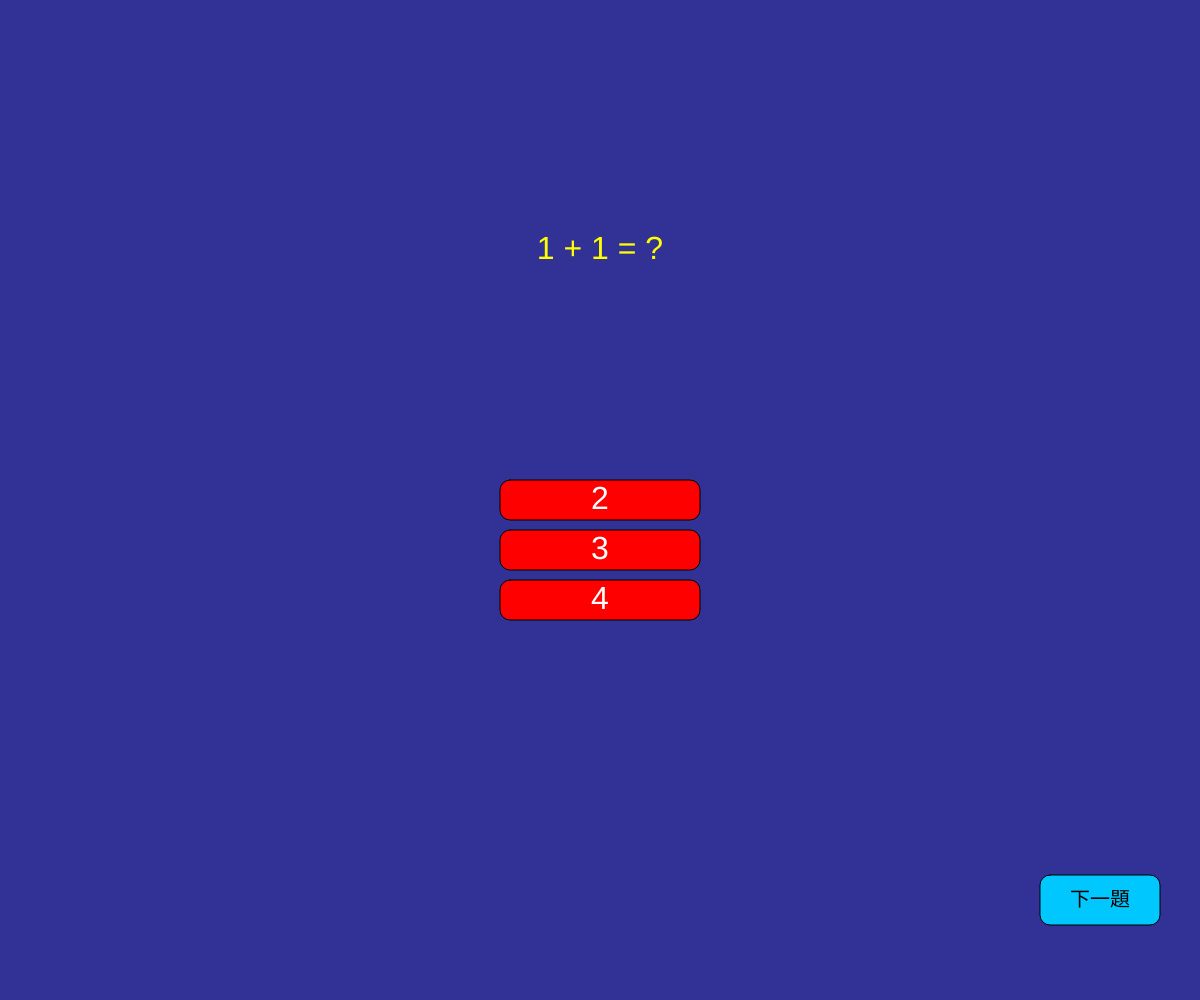
Frame 1 (no input)
Frame 60 (no input): identical to frame 1, image omitted
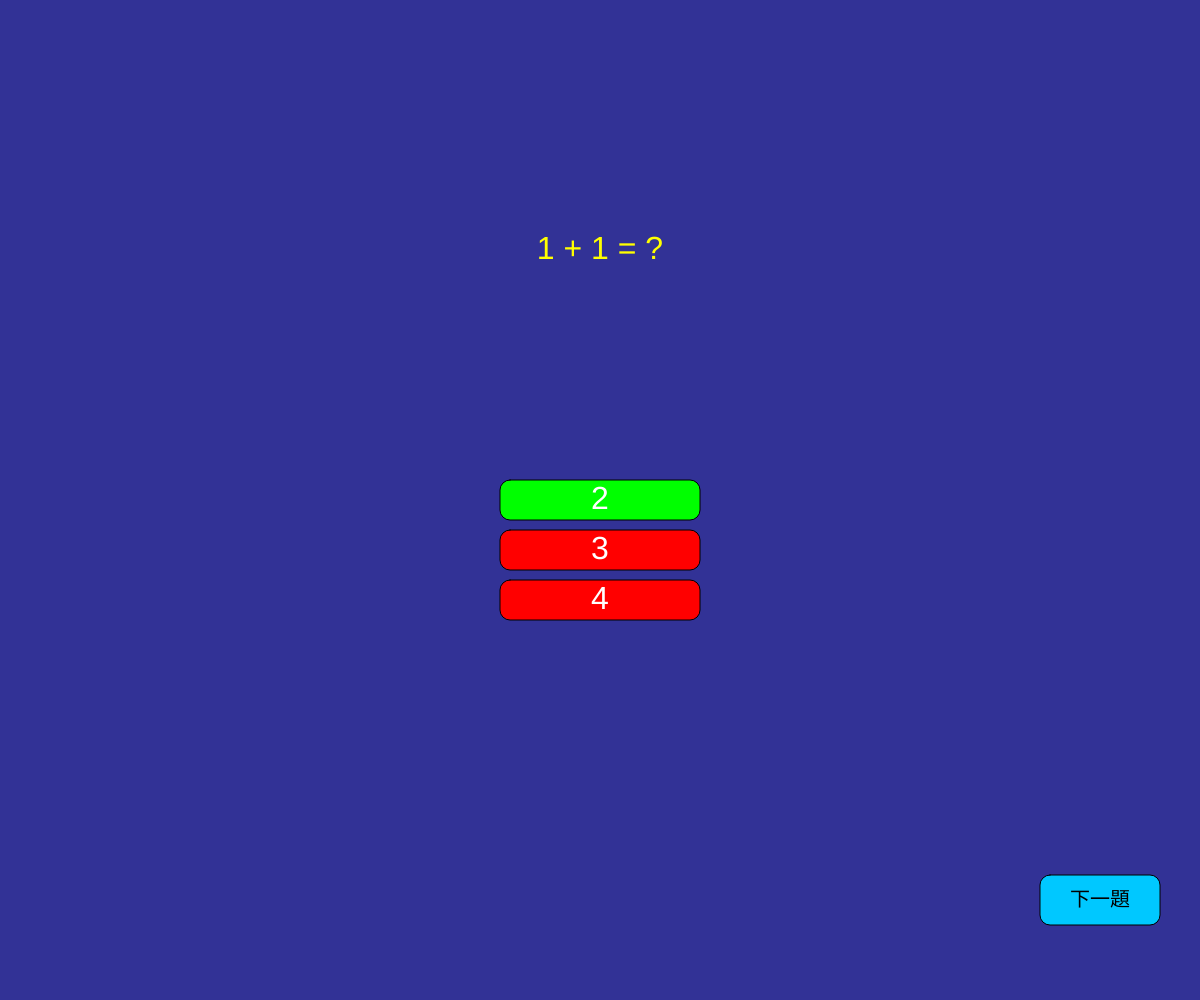
Frame 120 (the mouse pressed at the canvas centre since frame 60)

The p5.js sketch that drew these frames (run headless with seeded random() and noise() and a simulated clock; from frame 60 on, the mouse is pressed at the canvas centre):

// p5.js sketch
// ── sketch.js
let questions = [
  { question: "1 + 1 = ?", options: [2, 3, 4], answer: 2 },
  { question: "2 + 2 = ?", options: [3, 4, 5], answer: 4 },
  { question: "3 + 3 = ?", options: [5, 6, 7], answer: 6 },
  { question: "4 + 4 = ?", options: [7, 8, 9], answer: 8 },
  { question: "5 + 5 = ?", options: [9, 10, 11], answer: 10 },
];

let currentQuestion = 0;
let userAnswers = Array(questions.length).fill(null);
let showResults = false;

function setup() {
  createCanvas(windowWidth, windowHeight); // 填滿整個視窗
}

function draw() {
  background(50, 50, 150); // 深藍色背景

  if (showResults) {
    displayResults();
  } else {
    displayQuestion();
    displayButtons();
  }
}

function displayQuestion() {
  textSize(32);
  textAlign(CENTER, CENTER);
  fill(255, 255, 0); // 黃色文字
  text(questions[currentQuestion].question, width / 2, height / 4);

  for (let i = 0; i < questions[currentQuestion].options.length; i++) {
    let x = width / 2;
    let y = height / 2 + i * 50;
    let option = questions[currentQuestion].options[i];

    if (userAnswers[currentQuestion] === option) {
      fill(0, 255, 0); // 綠色高亮
    } else {
      fill(255, 0, 0); // 紅色選項
    }
    rectMode(CENTER);
    rect(x, y, 200, 40, 10); // 圓角矩形
    fill(255);
    text(option, x, y);
  }
}

function displayButtons() {
  textSize(20);
  textAlign(CENTER, CENTER);

  // Previous Button
  if (currentQuestion > 0) {
    fill(0, 200, 255); // 藍色按鈕
    rect(100, height - 100, 120, 50, 10);
    fill(0);
    text("上一題", 100, height - 100);
  }

  // Next Button
  if (currentQuestion < questions.length - 1) {
    fill(0, 200, 255); // 藍色按鈕
    rect(width - 100, height - 100, 120, 50, 10);
    fill(0);
    text("下一題", width - 100, height - 100);
  }

  // Submit Button
  if (!userAnswers.includes(null)) {
    fill(255, 165, 0); // 橙色按鈕
    rect(width / 2, height - 100, 120, 50, 10);
    fill(0);
    text("送出答案", width / 2, height - 100);
  }
}

function displayResults() {
  let correct = 0;
  let incorrect = 0;

  for (let i = 0; i < questions.length; i++) {
    if (userAnswers[i] === questions[i].answer) {
      correct++;
    } else {
      incorrect++;
    }
  }

  textSize(32);
  textAlign(CENTER, CENTER);
  fill(255, 255, 0); // 黃色文字
  text(`答對題數: ${correct}`, width / 2, height / 3);
  text(`答錯題數: ${incorrect}`, width / 2, height / 2);
}

function mousePressed() {
  if (showResults) return;

  // Check option selection
  for (let i = 0; i < questions[currentQuestion].options.length; i++) {
    let x = width / 2;
    let y = height / 2 + i * 50;

    if (
      mouseX > x - 100 &&
      mouseX < x + 100 &&
      mouseY > y - 20 &&
      mouseY < y + 20
    ) {
      userAnswers[currentQuestion] = questions[currentQuestion].options[i];
    }
  }

  // Check Previous Button
  if (
    currentQuestion > 0 &&
    mouseX > 40 &&
    mouseX < 160 &&
    mouseY > height - 125 &&
    mouseY < height - 75
  ) {
    currentQuestion--;
  }

  // Check Next Button
  if (
    currentQuestion < questions.length - 1 &&
    mouseX > width - 160 &&
    mouseX < width - 40 &&
    mouseY > height - 125 &&
    mouseY < height - 75
  ) {
    currentQuestion++;
  }

  // Check Submit Button
  if (
    !userAnswers.includes(null) &&
    mouseX > width / 2 - 60 &&
    mouseX < width / 2 + 60 &&
    mouseY > height - 125 &&
    mouseY < height - 75
  ) {
    showResults = true;
  }
}

function windowResized() {
  resizeCanvas(windowWidth, windowHeight); // 當視窗大小改變時調整畫布
}
